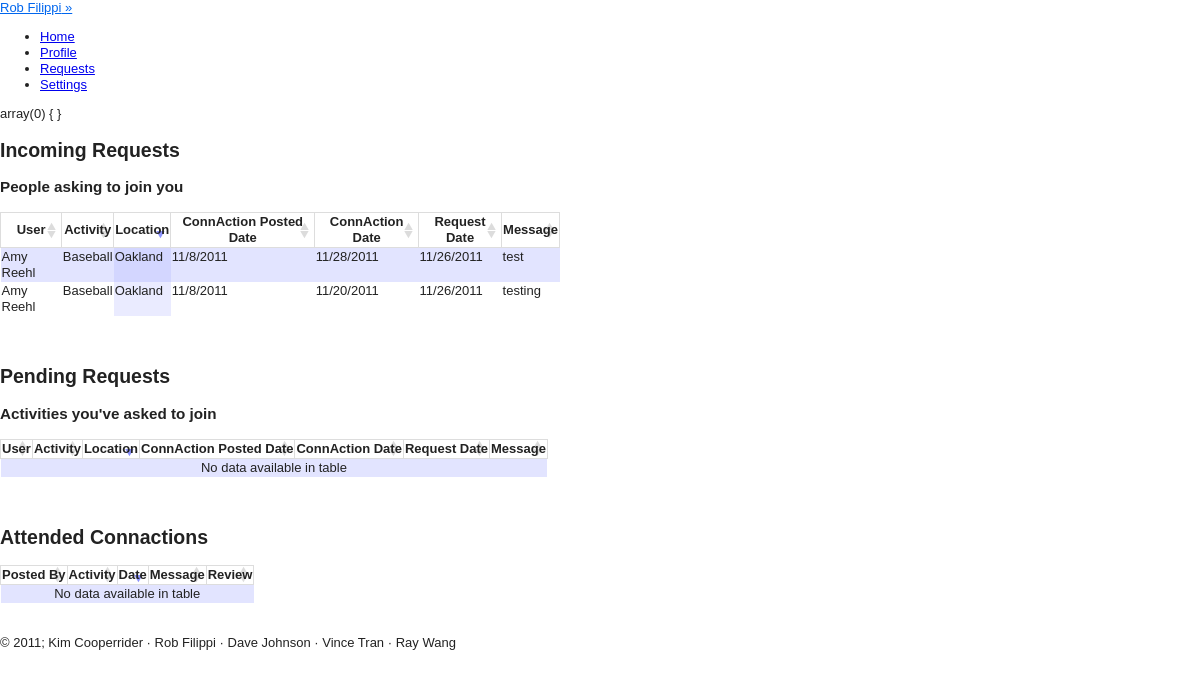
Page /views/requests.php (signed in) on the committed database.
### tables this page shows
CREATE TABLE IF NOT EXISTS `users` (
  `USER_ID` int(11) NOT NULL AUTO_INCREMENT,
  `PASSWORD` varchar(100) NOT NULL,
  `FIRST_NAME` char(20) DEFAULT NULL,
  `LAST_NAME` char(20) DEFAULT NULL,
  `STREET` varchar(25) DEFAULT NULL,
  `CITY` char(20) DEFAULT NULL,
  `STATE` char(2) DEFAULT NULL,
  `ZIP` int(11) DEFAULT NULL,
  `PHONE` char(12) DEFAULT NULL,
  `INTERESTS` varchar(4000) DEFAULT NULL,
  `PROFILE_PIC` varchar(45) NOT NULL DEFAULT 'public/images/avatar.png',
  `email` varchar(25) DEFAULT NULL,
  `DOB` date DEFAULT NULL,
  `GENDER` char(1) DEFAULT NULL,
  PRIMARY KEY (`USER_ID`)
);

CREATE TABLE IF NOT EXISTS `connaction_requests` (
  `FROM_USER` int(11) NOT NULL,
  `TO_USER` int(11) NOT NULL,
  `CONNACTION_ID` int(11) NOT NULL,
  `MESSAGE` varchar(4000) DEFAULT NULL,
  `APPROVED` int(11) DEFAULT '-1',
  `DATE` timestamp NOT NULL DEFAULT CURRENT_TIMESTAMP,
  PRIMARY KEY (`FROM_USER`,`CONNACTION_ID`)
);

CREATE TABLE IF NOT EXISTS `activities` (
  `ACTIVITY_ID` int(11) NOT NULL AUTO_INCREMENT,
  `ACTIVITY_NAME` varchar(20) NOT NULL,
  PRIMARY KEY (`ACTIVITY_ID`)
);

CREATE TABLE IF NOT EXISTS `networks` (
  `NETWORK_ID` int(11) NOT NULL AUTO_INCREMENT,
  `AREA` varchar(25) NOT NULL,
  `STATE` varchar(2) NOT NULL,
  PRIMARY KEY (`NETWORK_ID`)
);

CREATE TABLE IF NOT EXISTS `connactions` (
  `CONNACTION_ID` int(11) NOT NULL AUTO_INCREMENT,
  `POST_TIME` date NOT NULL,
  `USER_ID` int(11) NOT NULL,
  `LOCATION` varchar(255) NOT NULL,
  `START_TIME` datetime DEFAULT NULL,
  `MESSAGE` varchar(4000) DEFAULT NULL,
  `END_TIME` datetime DEFAULT NULL,
  `UNIQUE_NETWORK_ID` int(11) NOT NULL,
  `IS_PRIVATE` int(11) DEFAULT '0',
  PRIMARY KEY (`CONNACTION_ID`)
);

### views/config.php (called while the page is built, shortened)
<?php
include("functions_connactions.php");
include("functions_networks.php");
include("functions_join_requests.php");
	function cookieExists(){
		if(isset($_COOKIE['ID_my_site']))
			return TRUE;
		else
			return FALSE;
	}
	function validCookie(){
		$username = $_COOKIE['ID_my_site'];
		$pass = $_COOKIE['Key_my_site'];
		$info = getDatabaseInfo("users", "email", $username);
			if ($pass != $info['PASSWORD']) {
				return FALSE;
			}
			else{
				return TRUE;
 			}
	}
	function getDatabaseInfo($table, $attribute, $value){
		$check = getResourceIDs($table, $attribute, $value);
		return mysql_fetch_array($check);
	}
	function getResourceIDs($table, $attribute, $value){
		$check = mysql_query("SELECT * FROM $table WHERE $attribute = '$value'")or die(mysql_error());
		return $check;
	}
	function getName(){
		if(cookieExists())
		{
			if (validCookie()) {
				$username = $_COOKIE['ID_my_site'];
				$info = getDatabaseInfo("users", "email", $username);
				return $info['FIRST_NAME'] . " " . $info['LAST_NAME'];
			}
		}
	}
	function getUserID(){
		if(cookieExists())
		{
			if (validCookie()) {
				$username = $_COOKIE['ID_my_site'];
				$info = getDatabaseInfo("users", "email", $username);
				return $info['USER_ID'];
			}
		}
	}
	function getUserName($userID){
		$info = getDatabaseInfo("users", "user_id", $userID);
		return $info['FIRST_NAME'] . " " . $info['LAST_NAME'];
	}
?>

### views/functions_join_requests.php (called while the page is built, shortened)
<?
function getIncRequests($userID){
	$incRequests = array();
	$result = mysql_query("SELECT * FROM connaction_requests WHERE to_user = '$userID' ")or die(mysql_error());
	while($info = mysql_fetch_array($result)){
		$incRequests[] = $info;
	}
	return $incRequests;
}
?>

### views/functions_connactions.php (called while the page is built, shortened)
<?
	function getConnactionActivity($connactionID){
		$activityID = getDatabaseInfo("connactions", "connaction_id", $connactionID);
		$act = getDatabaseInfo("unique_networks", "unique_network_id", $activityID['UNIQUE_NETWORK_ID']);
		$activity = getDatabaseInfo("activities", "activity_id", $act['ACTIVITY_ID']);
		$activityName = $activity['ACTIVITY_NAME'];
		return $activityName;
	}
	function getConnactionNetwork($connactionID){
		$networkID = getDatabaseInfo("connactions", "connaction_id", $connactionID);
		$net = getDatabaseInfo("unique_networks", "unique_network_id", $networkID['UNIQUE_NETWORK_ID']);
		$network = getDatabaseInfo("networks", "network_id", $net['NETWORK_ID']);
		$networkName = $network['AREA'];
		return $networkName;
	}
	function getConnactionDate($connactionID, $argument){
		$dateID = getDatabaseInfo("connactions", "connaction_id", $connactionID);
		$date = $dateID[$argument.'_TIME'];
		$dateParsed = date_parse($date);
		$newDate = $dateParsed["month"].'/'.$dateParsed["day"].'/'.$dateParsed["year"];
		return $newDate;
	}
?>

### views/requests.php (the view, shortened to what this page needs)
<?php
	include("header.php");
	if(cookieExists() && validCookie()) {
	var_dump($_POST);
			?>
	<div class="page">
		<h2>Incoming Requests</h2>
		<h3>People asking to join you</h3>
			<table id="incoming" class="requests regular_table">
			<thead>
				<tr>
					<th id="reqHeader">User</th>
					<th id="reqHeader">Activity</th>
					<th id="reqHeader">Location</th>
					<th id="reqHeader">ConnAction Posted Date</th>
					<th id="reqHeader">ConnAction Date</th>
					<th id="reqHeader">Request Date</th>
					<th id="reqHeader">Message</th>
				</tr>
			</thead>
			<tbody>
				<?php
					$incRequests = getIncRequests(getUserID());
					if ($incRequests) {
						foreach($incRequests as $incoming){
							$fromUser = $incoming[0];
							$connactionID = $incoming[2];
							$message = $incoming[3];
							$date = date_parse($incoming[5]); ?>
							<tr>
								<td><?php echo getUserName($fromUser); ?></td>
								<td><?php echo getConnactionActivity($connactionID); ?></td>
								<td><?php echo getConnactionNetwork($connactionID); ?></td>
								<td><?php echo getConnactionDate($connactionID, "POST"); ?></td>
								<td><?php echo getConnactionDate($connactionID, "START"); ?></td>
								<td><?php echo $date["month"].'/'.$date["day"].'/'.$date["year"]; ?></td>
								<td><?php echo $message; ?></td>
							</tr>
						<?php }
					}
				?>
			</tbody>
			</table>
			<br/><br/>
		<h2>Pending Requests</h2>
		<h3>Activities you've asked to join</h3>
			<table id="pending" class="requests regular_table">
			<thead>
				<tr>
					<th id="reqHeader">User</th>
					<th id="reqHeader">Activity</th>
					<th id="reqHeader">Location</th>
					<th id="reqHeader">ConnAction Posted Date</th>
					<th id="reqHeader">ConnAction Date</th>
					<th id="reqHeader">Request Date</th>
					<th id="reqHeader">Message</th>
				</tr>
			</thead>
			<tbody>
			</tbody>
			</table>
			<br/><br/>
		<h2>Attended Connactions</h2>
		<table id="past" class="requests regular_table">
			<thead>
				<tr>
					<th id="reqHeader">Posted By</th>
					<th id="reqHeader">Activity</th>
					<th id="reqHeader">Date</th>
					<th id="reqHeader">Message</th>
					<th id="reqHeader">Review</th>
				</tr>
			</thead>
			</table>
			<br/><br/>
		</div>
			<?
		}
 		include('footer.php');
?>

### views/header.php (shortened to what this page needs)
<? include_once("config.php"); ?>
<!DOCTYPE HTML>
<html>
<head>
<link type="text/css" rel="stylesheet" href="../styles/defaults.css"/>
<link type="text/css" rel="stylesheet/less" href="../styles/style.less"/>
<link type="text/css" rel="stylesheet/less" href="../styles/posts.less"/>
<link type="text/css" rel="stylesheet/less" href="../styles/sidebar.less"/>
<link type="text/css" rel="stylesheet" href="../styles/demo_table.css"/>
<link type="text/css" rel="stylesheet" href="../styles/validationEngine.jquery.css" />
</head>
<body>
<div id="container">
	<header>
	<a id="user_login" href="#"><? echo getName(); ?>&nbsp;&raquo;</a>
			<span id="top-nav">
				<ul id="nav">
					<li class="headerlink" id="link_home"><a class="top_links" id="home" href="home.php">Home</a></li>
					<li class="headerlink" id="link_profile"><a class="top_links" id="profile" href="profile.php">Profile</a></li>
					<li class="headerlink" id="link_requests"><a class="top_links" id="requests" href="requests.php">Requests</a></li>
					<li class="headerlink" id="link_settings"><a class="top_links" id="settings" href="settings.php">Settings</a></li>
				</ul>
			</span>
	</header>
	<div id="content">

### views/footer.php
</div>
<div id="footer">&copy; 2011; Kim Cooperrider &middot; Rob Filippi &middot; Dave Johnson &middot; Vince Tran &middot; Ray Wang</div>
</div>
</body>
</html>

### styles/defaults.css (style rules this page uses)
article, aside, details, figcaption, figure, footer, header, hgroup, nav, section { display: block; }
html { font-size: 100%; overflow-y: scroll; -webkit-text-size-adjust: 100%; -ms-text-size-adjust: 100%; }
body { margin: 0; font-size: 13px; line-height: 1.231; }
body, button, input, select, textarea { font-family: sans-serif; color: #222; }
a { color: #00e; }
ul, ol { margin: 1em 0; padding: 0 0 0 40px; }
table { border-collapse: collapse; border-spacing: 0; }
td { vertical-align: top; }

### styles/demo_table.css (style rules this page uses)
.sorting_desc { background: url('../public/images/sort_desc.png') no-repeat center right #fff; border: thin solid #DDD; }
.sorting { background: url('../public/images/sort_both.png') no-repeat center right #fff; border: thin solid #DDD; }
tr.odd { background-color: #E2E4FF; }
tr.even { background-color: white; }
tr.odd td.sorting_1 { background-color: #D3D6FF; }
tr.even td.sorting_1 { background-color: #EAEBFF; }

### rows in the picture
users: getName() "Rob Filippi"
connaction_requests: FROM_USER.LAST_NAME "Amy Reehl", CONNACTION_ID.ACTIVITY_NAME "Baseball", CONNACTION_ID.AREA "Oakland", CONNACTION_ID.POST_TIME "11/8/2011", CONNACTION_ID.START_TIME "11/28/2011", month "11", day "26", year "2011", MESSAGE "test"
connaction_requests: FROM_USER.LAST_NAME "Amy Reehl", CONNACTION_ID.ACTIVITY_NAME "Baseball", CONNACTION_ID.AREA "Oakland", CONNACTION_ID.POST_TIME "11/8/2011", CONNACTION_ID.START_TIME "11/20/2011", month "11", day "26", year "2011", MESSAGE "testing"
